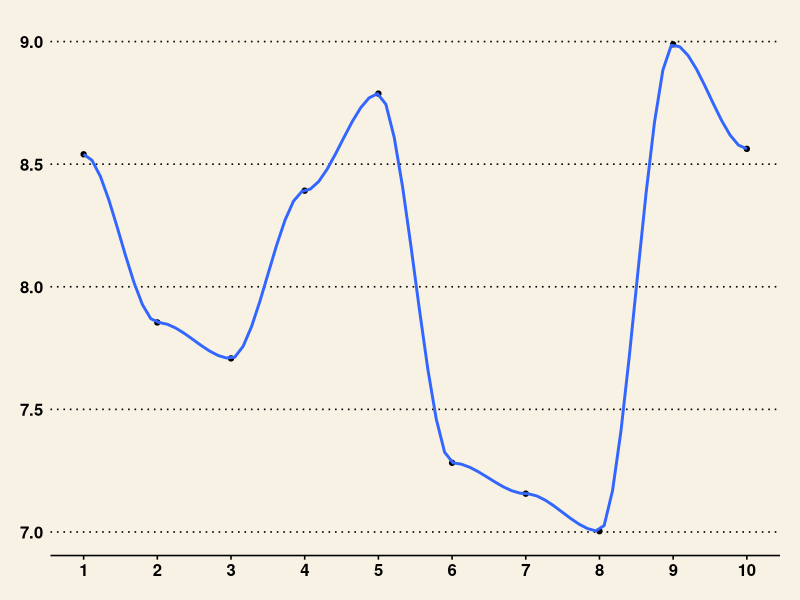
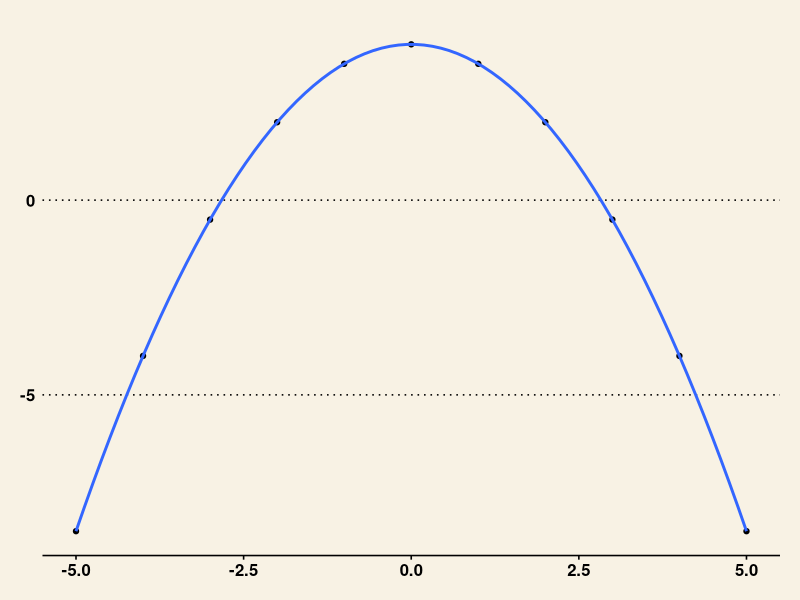

The R source for these figures, in order:
## ---- chunk 1
knitr::opts_chunk$set(echo = TRUE, warning = F, message = F)
## ---- chunk 2

x <- seq(from = 1, to = 10, by = 1)

f_x <- 8 + cos(x^3)



# Plot

library(ggplot2)
library(ggthemes)

ex_plot <- data.frame(
  "x" = c(x),
  "y" = c(f_x)
)

g_plot <- ggplot(ex_plot, aes(x = x, y = y)) + 
  geom_point() + 
  geom_smooth(se = F, span = 0.2) + 
  scale_x_continuous(breaks = c(1:10)) + 
  theme_wsj()

g_plot


## ---- chunk 3

# Parameters = the function, x-axis beginning, x-axis end, the number of trapezoids to create

trapezoid_rule <- function(fx, start, end, num_traps){
  
  # The width of each trapezoid
  
  w <- (end - start) / num_traps
  
  # the x-axis to evaluate our function along
  
  x_axis <- seq(from = start, to = end, by = w)
  
  # the y axis: apply the function (fx) to each value of our x-axis
  
  y_axis <- sapply(x_axis, fx)
  
  # The trapezoid rule: find the area of each trapezoid and then add them together
  
  trap_total <- w * ( (y_axis[1] / 2) + sum(y_axis[2:num_traps]) + (y_axis[num_traps + 1] / 2) )
  
  return(trap_total)
  
}


## ---- chunk 4

eval_function <- function(x){
  
  8 + cos(x^3)
  
}

trapezoid_rule(eval_function, 1, 10, 3)

## ---- chunk 5

trapezoid_rule(eval_function, 1, 10, 10)

## ---- chunk 6

trapezoid_rule(eval_function, 1, 10, 50000)

## ---- chunk 7

x_2 <- seq(from = -5, to = 5, by = 1)

f_x_2 <- -0.5 * (x_2^2) + 4


# Plot

library(ggplot2)

ex_plot_2 <- data.frame(
  "x" = c(x_2),
  "y" = c(f_x_2)
)

g_plot_2 <- ggplot(ex_plot_2, aes(x = x, y = y)) + 
  geom_point() + 
  geom_smooth(se = F) + 
  theme_wsj()

g_plot_2


## ---- chunk 8

golden_section <- function(fx, x.l, x.r, x.m, tolerance){
  
  # The golden ratio rule to help select 'y' when needed
  
  grule <- 1 + (1 * sqrt(5)) / 2
  
  # Apply the function at each of our starting locations (left, right, middle)
  
  # left
  
  f.l <- fx(x.l)
  
  # right
  
  f.r <- fx(x.r)
  
  # middle
  
  f.m <- fx(x.m)
  
  # continue to iterate until we pass our tolderance level for how big the "right" "left" window should be
  
  while (( x.r - x.l) > tolerance){
    
    
    # if the right window is larger than the left window, then operate on the right window side
    
    if ( (x.r - x.m) > (x.m - x.l) ){
      
      # select a point, y, according to the golden ratio rule
      
      y <- x.m + (x.r - x.m) / grule
      
      # apply the function to our selected y point
      
      f.y <- fx(y)
      
      # if the function at point y is higher than the function at the mid point
      
      if(f.y >= f.m){
        
        # reassign our points according to the algorithm steps outlined above
        
        # in this case, within the right window y was higher than the middle. So 'left' needs to become our new middle, and 'middle' needs to become y
        
        x.l <- x.m
        f.l <- f.m
        
        x.m <- y
        f.m <- f.y
      } else {
        
        # if the function at y was lower than the function at the mid point
        
        # shift 'right' to our y point
        
        x.r <- y
        f.r <- f.y
        
      }
      
      
      
      
      
    } else{
      
      # if the right window is not larger than the left window, select the left window to operate on
      
      
      # choose a point, y, within the left window according to the golden ratio
      
      y <- x.m - (x.m - x.l) / grule
      
      # apply our function to that point
      
      f.y <- fx(y)
      
      
      # if the function at y is greater than the function at the mid point (within the left window)
      
      if(f.y >= f.m){
        
        # reassign values according to the golden section method discussed above
        
        # in this case, within the left window our selected point is higher than the mid point (which is to the right of the selected y point)
        # so our "mid" point needs to become our "right" point and y needs to become "left"
        
        x.r <- x.m
        f.r <- f.m
        
        x.m <- y
        f.m <- f.y
        
        
        
      }else{
        
        # if the y point is lower than the function at the mid point
        
        # now our y needs to become "left"
        
        x.l <- y
        f.l <- f.y
      }
      
      
    }
    
    
    
  }
  
  # return the mid point
  
  return(x.m)
  
}


